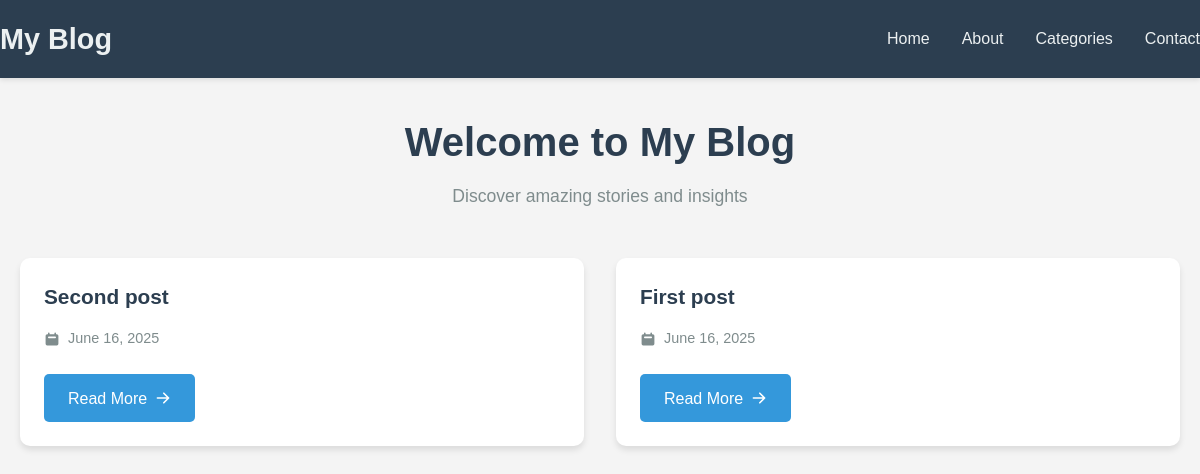
/, run on an earlier commit of the app's database.
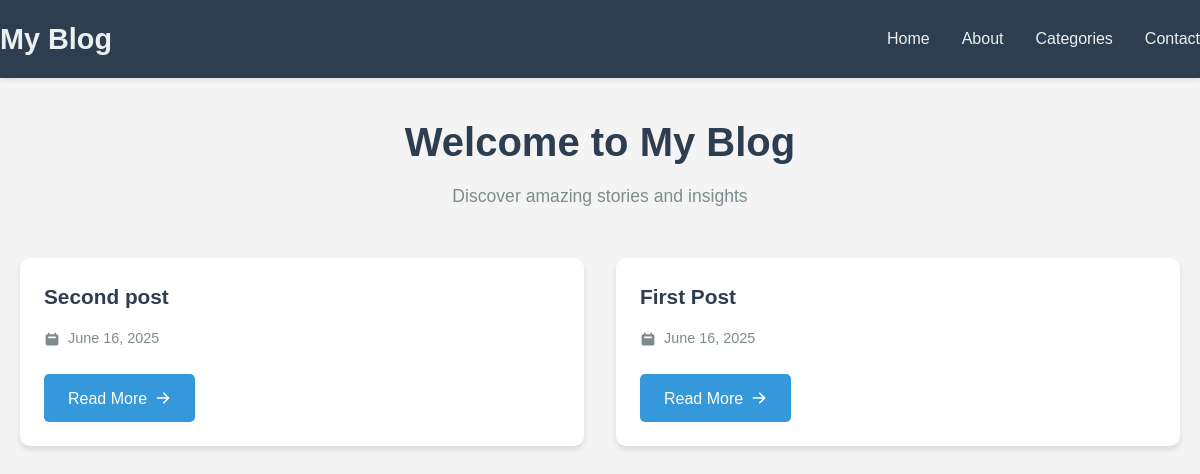
And on a later commit of the database.
### blog/models.py (models this page shows, shortened)
class Post(models.Model):
    title = models.CharField(max_length=255)
    slug = models.SlugField()
    content = models.TextField()
    created_date = models.DateTimeField(auto_now_add=True)
    class Meta:
        ordering = ('-created_date',)

### blog/views.py (the view)
# urls.py: path('', views.index, name='index'),
def index(request):
    posts = Post.objects.all()
    return render(request,'blog/index.html', {
        'posts': posts
    })

### blog/templates/blog/index.html
{% extends "blog/base.html" %}
{% block main %}
    <div class="container">
        <div class="page-title">
            <h1>Welcome to My Blog</h1>
            <p>Discover amazing stories and insights</p>
        </div>
        {% if posts %}
            <div class="posts-grid">
                {% for post in posts %}
                <div class="post-card">
                    <h2 class="post-title">{{ post.title }}</h2>
                    <div class="post-date">
                        <svg class="date-icon" viewBox="0 0 20 20">
                            <path fill-rule="evenodd" d="M6 2a1 1 0 00-1 1v1H4a2 2 0 00-2 2v10a2 2 0 002 2h12a2 2 0 002-2V6a2 2 0 00-2-2h-1V3a1 1 0 10-2 0v1H7V3a1 1 0 00-1-1zm0 5a1 1 0 000 2h8a1 1 0 100-2H6z" clip-rule="evenodd" />
                        </svg>
                        {{ post.created_date|date:"F d, Y" }}
                    </div>
                    <a href="{% url 'detail' slug=post.slug %}" class="read-more-btn">
                        Read More
                        <svg class="arrow-icon" viewBox="0 0 20 20">
                            <path fill-rule="evenodd" d="M10.293 3.293a1 1 0 011.414 0l6 6a1 1 0 010 1.414l-6 6a1 1 0 01-1.414-1.414L14.586 11H3a1 1 0 110-2h11.586l-4.293-4.293a1 1 0 010-1.414z" clip-rule="evenodd" />
                        </svg>
                    </a>
                </div>
                {% endfor %}
            </div>
        {% else %}
            <div class="no-posts">
                <h2>No Posts Available</h2>
                <p>Check back later for new content!</p>
            </div>
        {% endif %}
    </div>
{% endblock%}

What changed in the data, as far as the page shows it:
changed Post: title "First post" → "First Post"
